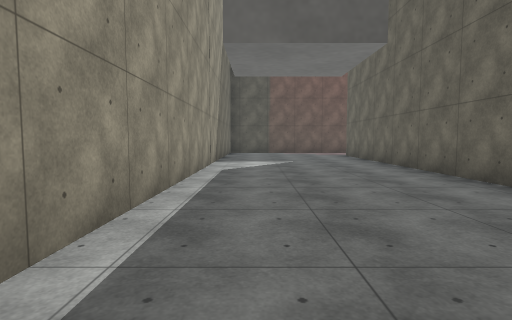
view 1 (above)

21 first-person views from a walk through a scene from a Unity 3-D project. The camera is 1.3 m above the floor, tilts 4° down and sees 80° across. The floor is counted in squares, 2 m on a side. Each view is taken from the middle of a square. On the plan, view 1 faces up. The plan holds only what a view shows up to about 10 squares ahead; the rest is blank. The place goes on beyond the plan. The player is left out. Surface patterns are stand-ins for the level's own textures.

view 2
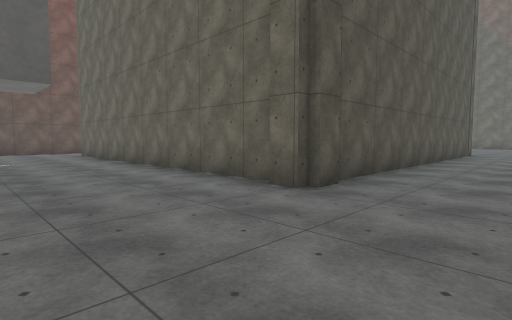

view 3
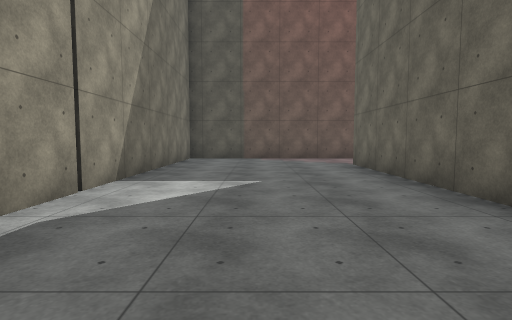

view 4
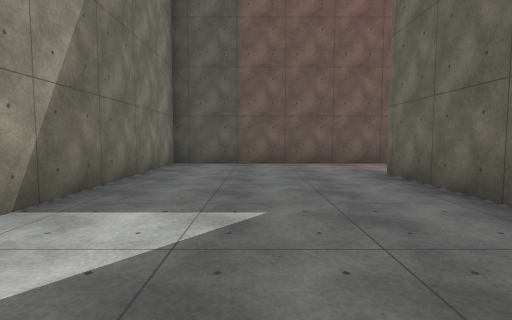

view 5
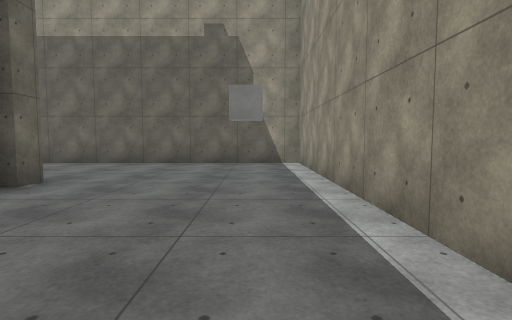

view 6
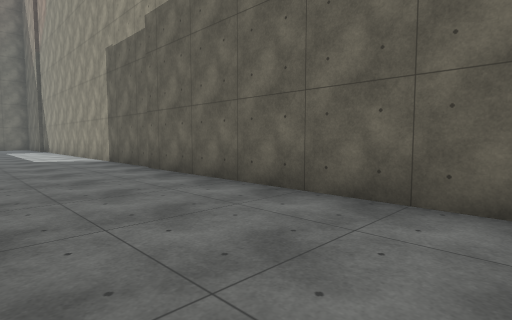

view 7
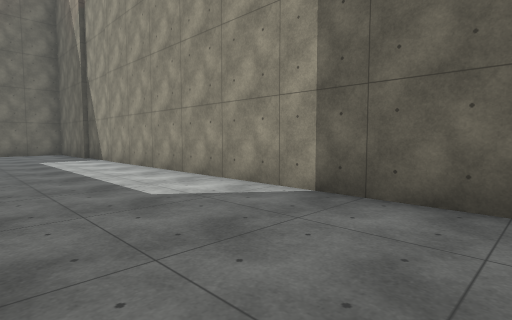

view 8
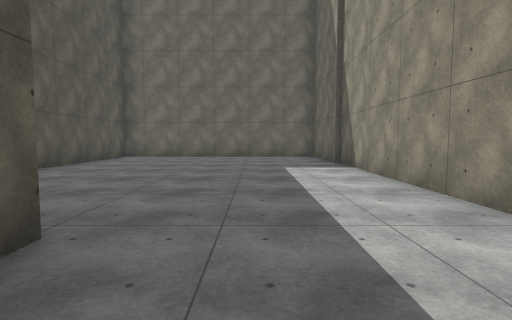

view 9
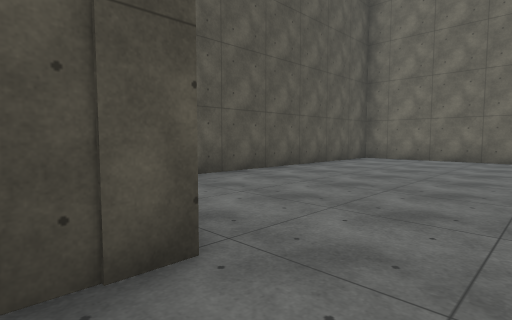

view 10
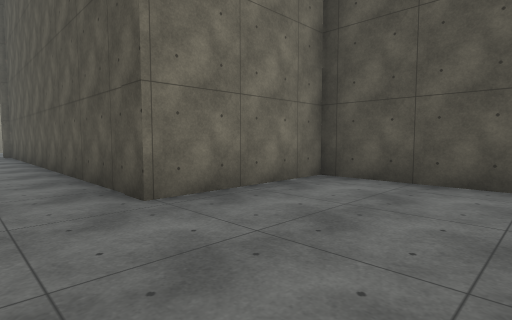

view 11
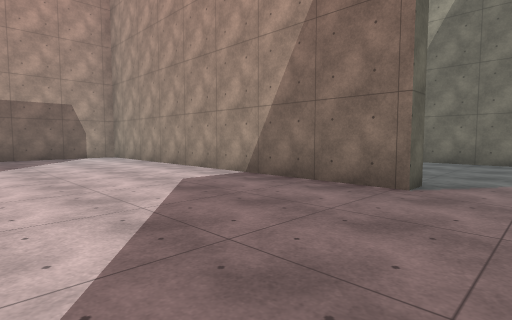

view 12
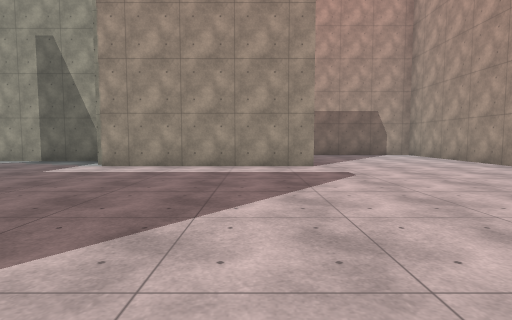

view 13
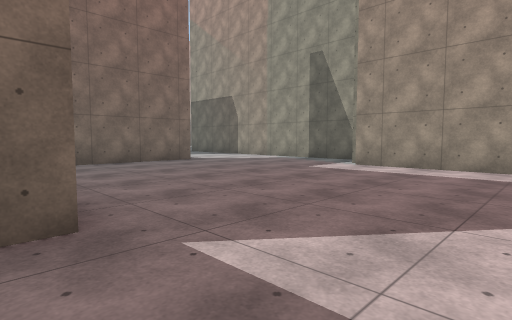

view 14
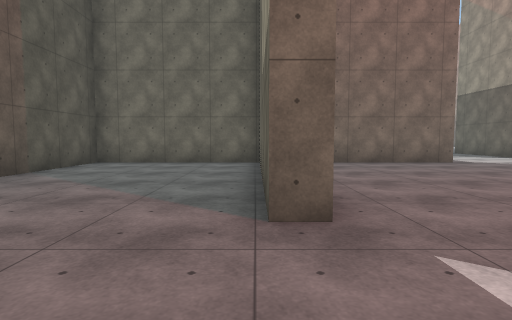

view 15
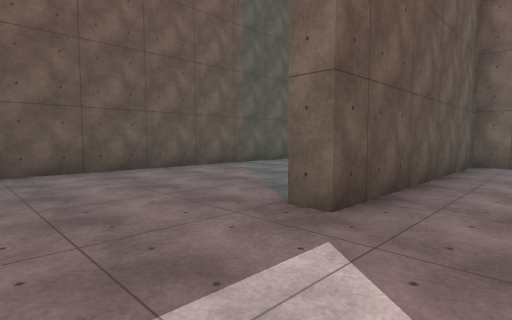

view 16
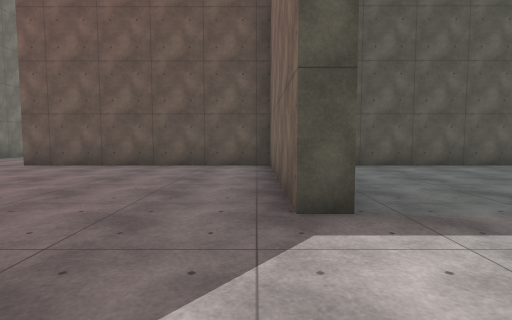

view 17
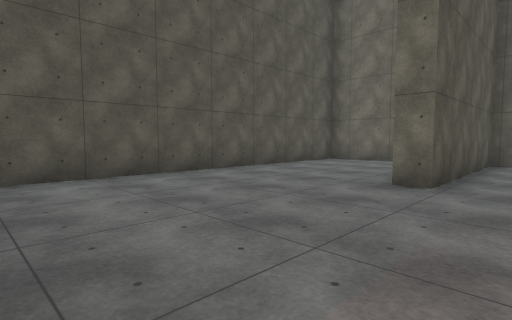

view 18
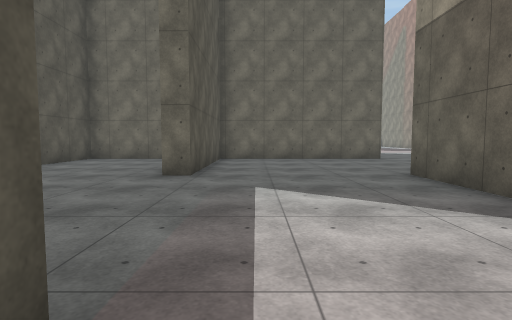

view 19
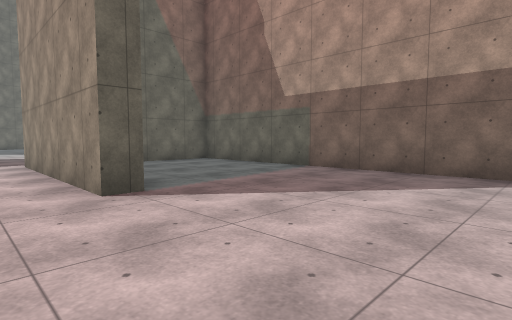

view 20
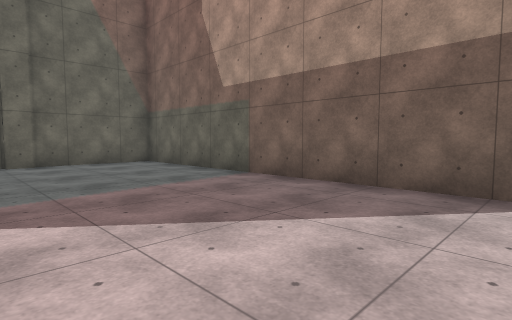

view 21
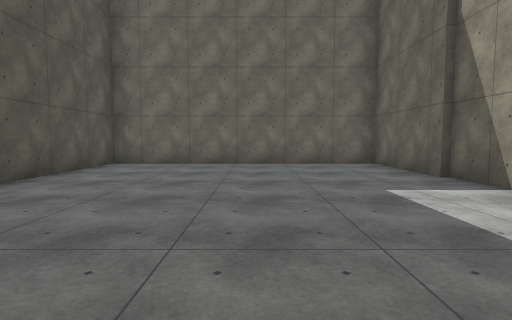

### Floor plan
Points are (right, up) in squares from view 1. A wall is a line through its corners. A room is listed if a view was taken in it or the views show most of it. See-through windows are left out.
Room 1 (views 1, 2, 3, 4, 5, 6, 7, 8, 9, 10, 21)
walls: (4, 1.3) (3.2, 1.3) (3.2, 2); (3.5, 2.1) (3.5, 11.7); (3.5, 14) (-1.2, 14) (-1.2, -2.2) (23, -2.2) (23, 4.7) (14, 4.7) (14, 1.4) (4.2, 1.4)
ways out: opening at (4, 12.5) to room 2
Room 2 (views 11, 12, 13, 14, 15, 16, 17, 18, 19, 20)
walls: (18.9, 8.6) (18.3, 8.6) (18.3, 13.4) (12.3, 13.4) (12.3, 13.9) (17.4, 13.9); (14.5, 5.2) (17.5, 5.2); (21.2, 5.2) (23.5, 5.2); (18.3, 13.9) (18.3, 18.3) (10.5, 18.3); (8.6, 6.2) (8.6, 6.8) (13.8, 6.8); (27.9, 11) (27.9, 13.4) (19.4, 13.4); (27.9, 3.9) (27.9, 9.2) (23.4, 9.2) (23.4, 9.8); (4.9, 1.9) (13.4, 1.9) (13.4, 5.4); (4.5, 14) (3.5, 14); (3.5, 11.7) (3.9, 11.7) (3.9, 2.9)
ways out: opening at (4, 12.5) to room 1

Positions as (right, up) in squares from view 1, and headings:
1: (0, 0), facing up
2: (0, -1), facing up-right
3: (1, 4), facing up
4: (1, 6), facing up
5: (0, 6), facing down
6: (2, 1), facing down-right
7: (9, 1), facing down-right
8: (12, 0), facing right
9: (13, 0), facing up-right
10: (17, 0), facing up-left
11: (8, 13), facing down-left
12: (10, 14), facing down
13: (10, 14), facing down-right
14: (10, 14), facing right
15: (10, 12), facing up-right
16: (18, 6), facing up
17: (19, 8), facing up-right
18: (18, 8), facing right
19: (5, 8), facing down-right
20: (5, 6), facing down-right
21: (15, 1), facing right
